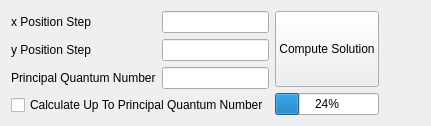
             <widget class="QWidget" name="solutionparameters_2">
              <attribute name="title">
               <string>Solution Parameters</string>
              </attribute>
              <layout class="QVBoxLayout" name="verticalLayout_25">
               <item>
                <layout class="QHBoxLayout" name="horizontalLayout_9" stretch="1,1,2">
                 <item>
                  <layout class="QFormLayout" name="formLayout_14">
                   <property name="formAlignment">
                    <set>Qt::AlignmentFlag::AlignLeading|Qt::AlignmentFlag::AlignLeft|Qt::AlignmentFlag::AlignVCenter</set>
                   </property>
                   <item row="0" column="0">
                    <widget class="QLabel" name="label_23">
                     <property name="text">
                      <string>x Position Step</string>
                     </property>
                    </widget>
                   </item>
                   <item row="0" column="1">
                    <widget class="QLineEdit" name="lineEdit_6"/>
                   </item>
                   <item row="2" column="0">
                    <widget class="QLabel" name="label_24">
                     <property name="text">
                      <string>Principal Quantum Number</string>
                     </property>
                    </widget>
                   </item>
                   <item row="2" column="1">
                    <widget class="QLineEdit" name="lineEdit_7"/>
                   </item>
                   <item row="3" column="0" colspan="2">
                    <widget class="QCheckBox" name="checkBox_14">
                     <property name="text">
                      <string>Calculate Up To Principal Quantum Number</string>
                     </property>
                    </widget>
                   </item>
                   <item row="1" column="0">
                    <widget class="QLabel" name="label_18">
                     <property name="text">
                      <string>y Position Step</string>
                     </property>
                    </widget>
                   </item>
                   <item row="1" column="1">
                    <widget class="QLineEdit" name="lineEdit_3"/>
                   </item>
                  </layout>
                 </item>
                 <item>
                  <layout class="QVBoxLayout" name="verticalLayout_24">
                   <item>
                    <widget class="QPushButton" name="updatePlot1d_2">
                     <property name="sizePolicy">
                      <sizepolicy hsizetype="Minimum" vsizetype="Expanding">
                       <horstretch>0</horstretch>
                       <verstretch>0</verstretch>
                      </sizepolicy>
                     </property>
                     <property name="text">
                      <string>Compute Solution</string>
                     </property>
                    </widget>
                   </item>
                   <item>
                    <widget class="QProgressBar" name="progressBar_2">
                     <property name="sizePolicy">
                      <sizepolicy hsizetype="Expanding" vsizetype="Fixed">
                       <horstretch>0</horstretch>
                       <verstretch>0</verstretch>
                      </sizepolicy>
                     </property>
                     <property name="value">
                      <number>24</number>
                     </property>
                    </widget>
                   </item>
                  </layout>
                 </item>
                 <item>
                  <spacer name="horizontalSpacer_5">
                   <property name="orientation">
                    <enum>Qt::Orientation::Horizontal</enum>
                   </property>
                   <property name="sizeHint" stdset="0">
                    <size>
                     <width>40</width>
                     <height>20</height>
                    </size>
                   </property>
                  </spacer>
                 </item>
                </layout>
               </item>
              </layout>
             </widget>
